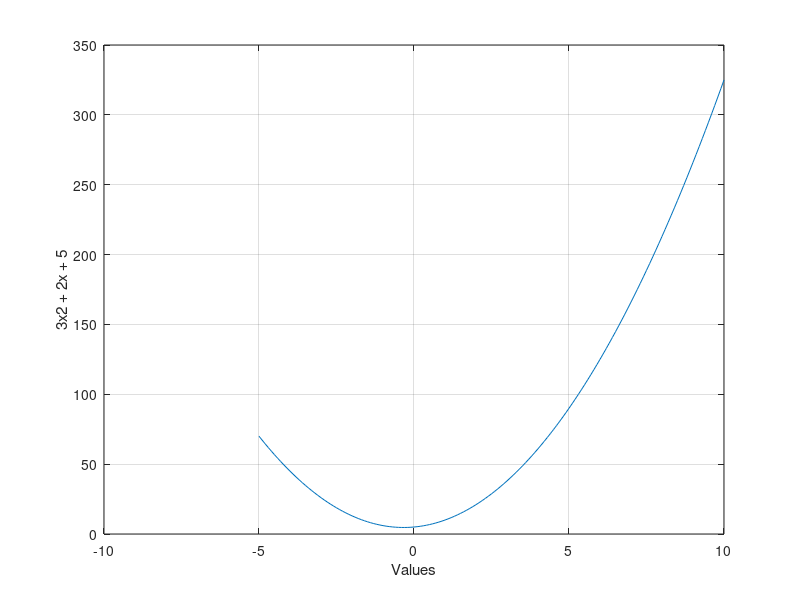

This figure's MATLAB source:
x = -5 : 0.1 : 10;
y = 3 .* x .* x + 2 .* x + 5;
axis([-5 5 0 20]);
plot(x, y);
xlabel('Values');
ylabel('3x2 + 2x + 5');
grid on;